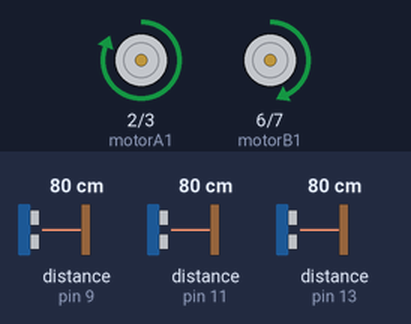
The sketch below on a simulated Arduino Uno, built with avr-gcc and run on an emulated ATmega328P. On the bench: motor-driver pin pairs drawn as motors (green arrow = first pin HIGH = forward, orange = second pin HIGH = backward, longer = more drive, scaled by the enable pin). Wiring (inferred from the names in the program): ultrasonic range finder: trigger pin 10; echo pin 11. The test bench sets the inputs (shaded band); at power-on: distance to the obstacle (sensors on pin 11, pin 9, pin 13) 80 cm. The echo pulse lasts 58.3 µs per cm.

Above: at 4.2 s.
4.3 s: distance to the obstacle (sensor on pin 11) set to 39 cm
5.8 s: distance to the obstacle (sensor on pin 11) set to 32 cm
At 6.35 s:
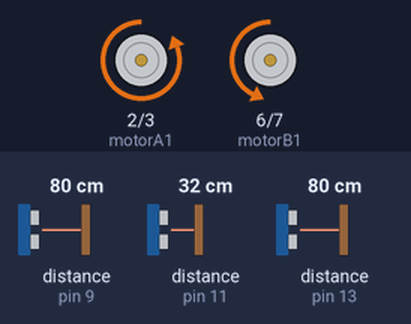
At 7.2 s:
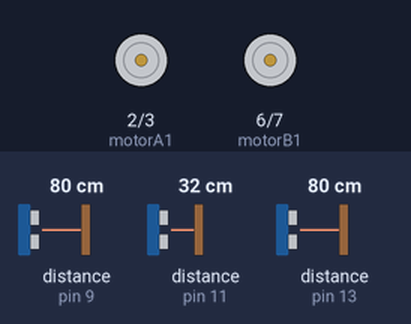
Timing chart, 0 to 14.8 s (numbered marks = the images above; inputs shaded):
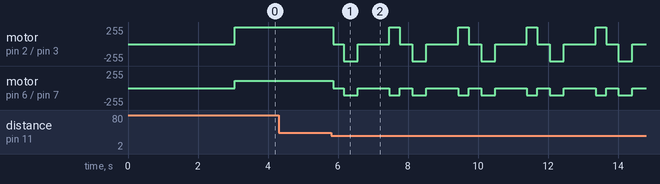

Measured:
- the behaviour switches between 37 and 36 cm on distance to the obstacle (sensor on pin 11) (found by bisection; images 0 and 1)
- after the input at 4.3 s, every drawn part: stays the same

The sketch:

main.ino
```cpp
//Define pins for Ultrasonic Sensor
  const int echoPinR = 9;
  const int trigPinR = 8;
  const int echoPinM = 11;
  const int trigPinM = 10;
  const int echoPinL = 13;
  const int trigPinL = 12;

  long duration, distance, RightSensor,BackSensor,FrontSensor,LeftSensor;

//L293 Connection
  const int motorA1      = 2; // Left front
  const int motorA2      = 3; // Left back
  const int motorAspeed  = 4;
  const int motorB1      = 6; // Right front
  const int motorB2      = 7; // Right back
  const int motorBspeed  = 5;

  int vSpeed = 110;
  int turn_speed = 230;       // 0 - 255  max
  int t_p_speed = 125;
  int stop_distance = 12;
  int turn_delay = 10000;

void setup() {
  //Ultrasonic
  pinMode(trigPinR, OUTPUT);
  pinMode(echoPinR, INPUT);
  pinMode(trigPinM, OUTPUT);
  pinMode(echoPinM, INPUT);
  pinMode(trigPinL, OUTPUT);
  pinMode(echoPinL, INPUT);

  //Motor
  pinMode(motorA1, OUTPUT);
  pinMode(motorA2, OUTPUT);
  pinMode(motorB1, OUTPUT);
  pinMode(motorB2, OUTPUT);

  Serial.begin(9600);
  delay(3000);

}
void loop() {

/*
SensorRead(trigPinL, echoPinL);
LeftSensor = distance;
SensorRead(trigPinR, echoPinR);
RightSensor = distance;
SensorRead(trigPinM, echoPinM);
FrontSensor = distance;

Serial.print("Left:");
Serial.print(LeftSensor);
Serial.print(" Front: ");
Serial.print(FrontSensor);
Serial.print(" Right: ");
Serial.println(RightSensor);
*/


  SensorRead(trigPinM, echoPinM);
  FrontSensor = distance;
  RightSensor = 0;
  LeftSensor = 0;

  delay(50);

  if (FrontSensor <= 35) {
    moveStop();
    delay(300);
    moveBackward();
    delay(400);
    moveStop();
    delay(300);
    SensorRead(trigPinR, echoPinR);
    RightSensor = distance;
    delay(300);
    SensorRead(trigPinL, echoPinL);
    LeftSensor = distance;
    delay(300);
    if (RightSensor >= LeftSensor) {
      turnRight();
      delay(300);
      moveStop();
    } else {
      turnLeft();
      delay(300);
      moveStop();
    }
  } else {
    moveForward();
  }

}


void moveStop(){

  analogWrite (motorAspeed, 0);
  analogWrite (motorBspeed, 0);

}

void moveForward(){

  digitalWrite(motorA1,HIGH);
  digitalWrite(motorA2,LOW);
  digitalWrite(motorB1,HIGH);
  digitalWrite(motorB2,LOW);

  analogWrite(motorAspeed, turn_speed);
  analogWrite(motorBspeed, vSpeed);

}

void moveBackward(){

  digitalWrite(motorA1,LOW);
  digitalWrite(motorA2,HIGH);
  digitalWrite(motorB1,LOW);
  digitalWrite(motorB2,HIGH);

  analogWrite(motorAspeed, turn_speed);
  analogWrite(motorBspeed, vSpeed);

}

void turnRight(){

  digitalWrite(motorA1,HIGH);
  digitalWrite(motorA2,LOW);
  digitalWrite(motorB1,LOW);
  digitalWrite(motorB2,HIGH);

  analogWrite(motorAspeed, turn_speed);
  analogWrite(motorBspeed, vSpeed);

}

void turnLeft(){

  digitalWrite(motorA1,LOW);
  digitalWrite(motorA2,HIGH);
  digitalWrite(motorB1,HIGH);
  digitalWrite(motorB2,LOW);

  analogWrite(motorAspeed, turn_speed);
  analogWrite(motorBspeed, vSpeed);

}

void SensorRead(int trigPin, int echoPin) {
  digitalWrite(trigPin, LOW);
  delayMicroseconds(2);
  digitalWrite(trigPin, HIGH);
  delayMicroseconds(10);
  digitalWrite(trigPin, LOW);
  duration = pulseIn(echoPin, HIGH);
  distance = (duration/2) / 29.1;
}
```
